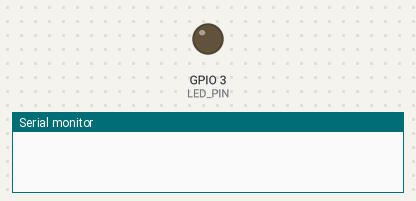
A sketch run on a simulated ESP32-S3. On the bench: output pins drawn as LEDs (lit = HIGH), the last lines printed to the serial monitor. Storage starts empty; random numbers use the default seed unless the sketch sets one; the camera gives no picture.

Above: at 0.16 s.
At 8.42 s:
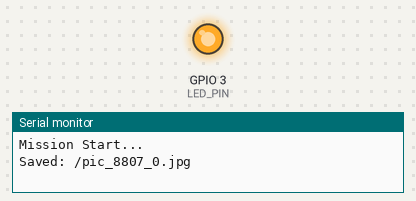
Timing chart, 0 to 10.5 s (numbered marks = the images above):
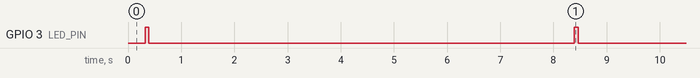

Measured:
- by itself, GPIO 3 (LED_PIN): alternates HIGH for 0.07 s and LOW for 8.0 s

The sketch:

hab_cam_webserver.ino
```cpp
// Add ESP32 Boards: First, ensure the ESP32 board package is installed in your Arduino IDE.
// Select Board: Go to Tools > Board > ESP32 Arduino > ESP32S3 Dev Module.
// USB CDC On Boot: Set to Enabled to see serial monitor output (like IP address) via the USB-C port.
// Flash Size: Select 16MB Flash Size.
// Partition Scheme: Choose a scheme that supports PSRAM, such as Huge APP (3MB No OTA/1MB SPIFFS) or similar.
// PSRAM (If Available): Ensure OPI PSRAM is selected for better performance with larger models.
// Port: Select the correct COM port for your device.

#include "esp_camera.h"
#include "FS.h"
#include <SD.h>
#include <WiFi.h>
#include <WebServer.h>

// --- CONFIGURATION ---
#define LED_PIN           3
#define TIME_TO_SLEEP     8      // Seconds between photos
#define CAPTURE_DURATION_MIN 180 // 3 Hours (for the flight)

// Camera Pin Mapping (DFRobot AI Cam S3)
#define PWDN_GPIO_NUM     -1
#define RESET_GPIO_NUM    -1
#define XCLK_GPIO_NUM     5
#define Y9_GPIO_NUM       4
#define Y8_GPIO_NUM       6
#define Y7_GPIO_NUM       7
#define Y6_GPIO_NUM       14
#define Y5_GPIO_NUM       17
#define Y4_GPIO_NUM       21
#define Y3_GPIO_NUM       18
#define Y2_GPIO_NUM       16
#define VSYNC_GPIO_NUM    1
#define HREF_GPIO_NUM     2
#define PCLK_GPIO_NUM     15
#define SIOD_GPIO_NUM     8
#define SIOC_GPIO_NUM     9

// Persistent variables for flight
RTC_DATA_ATTR int photo_count = 0;
RTC_DATA_ATTR int session_id = 0;

WebServer server(80);

// --- FUNCTIONS ---

void flashLED(int times) {
  for (int i = 0; i < times; i++) {
    digitalWrite(LED_PIN, HIGH);
    delay(100);
    digitalWrite(LED_PIN, LOW);
    delay(100);
  }
}

bool initCamera() {
  camera_config_t config;
  config.ledc_channel = LEDC_CHANNEL_0;
  config.ledc_timer = LEDC_TIMER_0;
  config.pin_d0 = Y2_GPIO_NUM;
  config.pin_d1 = Y3_GPIO_NUM;
  config.pin_d2 = Y4_GPIO_NUM;
  config.pin_d3 = Y5_GPIO_NUM;
  config.pin_d4 = Y6_GPIO_NUM;
  config.pin_d5 = Y7_GPIO_NUM;
  config.pin_d6 = Y8_GPIO_NUM;
  config.pin_d7 = Y9_GPIO_NUM;
  config.pin_xclk = XCLK_GPIO_NUM;
  config.pin_pclk = PCLK_GPIO_NUM;
  config.pin_vsync = VSYNC_GPIO_NUM;
  config.pin_href = HREF_GPIO_NUM;
  config.pin_sscb_sda = SIOD_GPIO_NUM;
  config.pin_sscb_scl = SIOC_GPIO_NUM;
  config.pin_pwdn = PWDN_GPIO_NUM;
  config.pin_reset = RESET_GPIO_NUM;
  config.xclk_freq_hz = 12000000;
  config.pixel_format = PIXFORMAT_JPEG;
  config.frame_size = FRAMESIZE_UXGA; // 5MP
  config.jpeg_quality = 10;
  config.fb_count = 1;
  config.fb_location = CAMERA_FB_IN_PSRAM;
  config.grab_mode = CAMERA_GRAB_LATEST;

  esp_err_t err = esp_camera_init(&config);
  if (err != ESP_OK) return false;

  sensor_t * s = esp_camera_sensor_get();

  // --- OV5640 IMAGE QUALITY TUNING ---
  s->set_wb_mode(s, 1);          // Fixed to "Sunny" (stops color shifting)
  s->set_brightness(s, -1);      // -2 to 2: Protects highlights in bright clouds
  s->set_saturation(s, 1);       // 0 to 2: Makes the Earth's blue pop
  s->set_contrast(s, 1);         // 0 to 2: Sharpens the look of the horizon
  s->set_sharpness(s, 2);        // Max sharpness to compensate for fixed lenses

  // --- SHUTTER SPEED & GAIN (Anti-Blur) ---
  s->set_gain_ctrl(s, 1);        // Enable Auto Gain
  s->set_agc_gain(s, 2);         // Low gain boost (prevents grainy "noise")
  s->set_exposure_ctrl(s, 1);    // Enable Auto Exposure
  s->set_aec2(s, 0);             // Disable "Night Mode" to keep shutter fast
  s->set_ae_level(s, -1);        // Slightly underexpose to keep the sky dark black

  // --- ORIENTATION ---
  s->set_vflip(s, 0);            // Set to 1 if the camera is mounted upside down
  s->set_hmirror(s, 0);          // Set to 1 if the image is mirrored

  return true;
}

bool initSDCard() {
  // Try Pin 10 first, then Pin 21 if it fails (DFRobot board variance)
  if (SD.begin(10)) return true;
  Serial.println("SD failed on 10, trying 21...");
  if (SD.begin(21)) return true;
  return false;
}

void takePhotoAndSave() {
  camera_fb_t *fb = esp_camera_fb_get();
  if (!fb) return;

  String path = "/pic_" + String(session_id) + "_" + String(photo_count) + ".jpg";
  File file = SD.open(path.c_str(), FILE_WRITE);
  if (file) {
    file.write(fb->buf, fb->len);
    file.close();
    Serial.println("Saved: " + path);
    photo_count++;
  }
  esp_camera_fb_return(fb);
}

// --- WEB SERVER HANDLERS ---
void handleRoot() {
  String html = "<html><head><meta name='viewport' content='width=device-width, initial-scale=1'>";
  html += "<style>body{font-family:sans-serif; background:#f4f4f4; padding:20px;} .stat{font-size:1.5em; margin:10px 0;}</style></head>";
  html += "<body><h1>Flight Recovery</h1>";
  html += "<div class='stat'><b>Session ID:</b> <span id='sid'>" + String(session_id) + "</span></div>";
  html += "<div class='stat'><b>Photo Count:</b> <span id='pcnt'>" + String(photo_count) + "</span></div>";
  html += "<p>Use the Node.js script to download all files.</p>";
  html += "</body></html>";
  server.send(200, "text/html", html);
}

void handleDownload() {
  if (!server.hasArg("file")) { server.send(400, "text/plain", "No File"); return; }
  String path = server.arg("file");
  File file = SD.open(path);
  if (!file || file.isDirectory()) { server.send(404, "text/plain", "Not Found"); return; }

  server.streamFile(file, "image/jpeg");
  file.close();
}

void setup() {
  Serial.begin(115200);
  pinMode(LED_PIN, OUTPUT);

  if (!initSDCard()) {
    Serial.println("SD Card Error!");
    while(1) flashLED(1);
  }

  if (!initCamera()) {
    Serial.println("Camera Error!");
    flashLED(10);
  }

  if (session_id == 0) session_id = esp_random() % 9000 + 1000;

  // MISSION LOOP
  unsigned long missionDuration = (unsigned long)CAPTURE_DURATION_MIN * 60 * 1000;
  unsigned long startMillis = millis();

  Serial.println("Mission Start...");
  while (millis() - startMillis < missionDuration) {
    digitalWrite(LED_PIN, HIGH); // Flash during capture
    takePhotoAndSave();
    digitalWrite(LED_PIN, LOW);
    delay(TIME_TO_SLEEP * 1000);
  }

  // RECOVERY MODE (WiFi + Web Server)
  WiFi.softAP("BalloonCam", "password123");
  server.on("/", handleRoot);
  server.on("/download", handleDownload);
  server.begin();

  Serial.print("Recovery Mode Active. Connect to the BalloonCam WiFi then load the following IP in your browser: ");
  Serial.println(WiFi.softAPIP());
  flashLED(5); // Signal that mission is done
}

void loop() {
  server.handleClient();
  delay(5);
}
```
